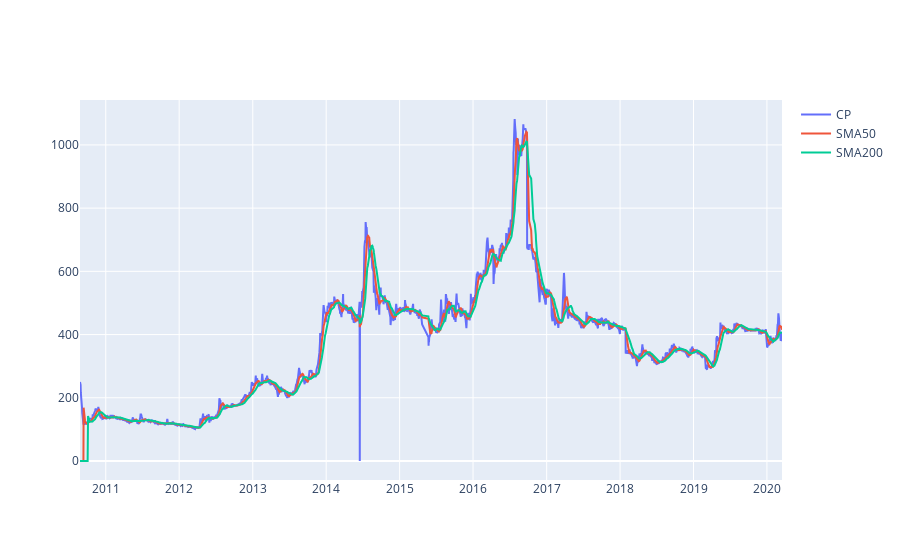
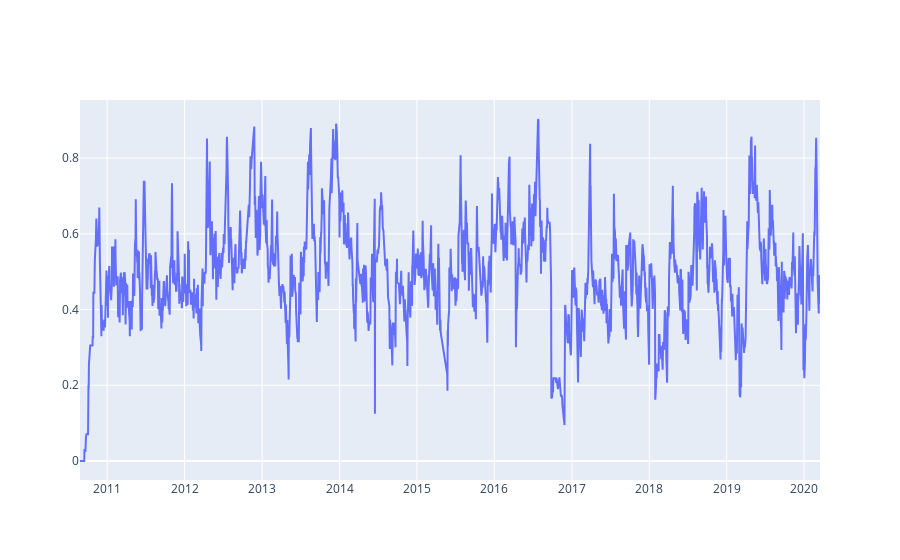

The cell these charts' notebook holds for them, in order:
### Code cell
fig = go.Figure()
rsi_figure = go.Figure()
fig.add_trace(go.Scatter(x=data['Date'], y=data['ClosePrice'],mode='lines',name='CP'))
fig.add_trace(go.Scatter(x=data['Date'], y=data['SMA50'],mode='lines',name='SMA50'))
fig.add_trace(go.Scatter(x=data['Date'], y=data['SMA200'],mode='lines',name='SMA200'))

rsi_figure.add_trace(go.Scatter(x=data['Date'], y=data['RSI14'],mode='lines',name='CP'))

fig.show()
rsi_figure.show()

### Figure 1 — Plotly figure (JSON) as saved in the notebook; plotly's stock layout.template omitted (floating-point values rounded to 4 significant figures; data arrays with more than 128 entries replaced by an {"elided": "..."} marker saying what was removed)
{"data": [{"mode": "lines", "name": "CP", "type": "scatter", "x": {"elided": "2201 str values"}, "y": {"elided": "2201 float values"}}, {"mode": "lines", "name": "SMA50", "type": "scatter", "x": {"elided": "2201 str values"}, "y": {"elided": "2201 float values"}}, {"mode": "lines", "name": "SMA200", "type": "scatter", "x": {"elided": "2201 str values"}, "y": {"elided": "2201 float values"}}], "layout": {}}

### Figure 2 — Plotly figure (JSON) as saved in the notebook; plotly's stock layout.template omitted (floating-point values rounded to 4 significant figures; data arrays with more than 128 entries replaced by an {"elided": "..."} marker saying what was removed)
{"data": [{"mode": "lines", "name": "CP", "type": "scatter", "x": {"elided": "2201 str values"}, "y": {"elided": "2201 float values"}}], "layout": {}}
